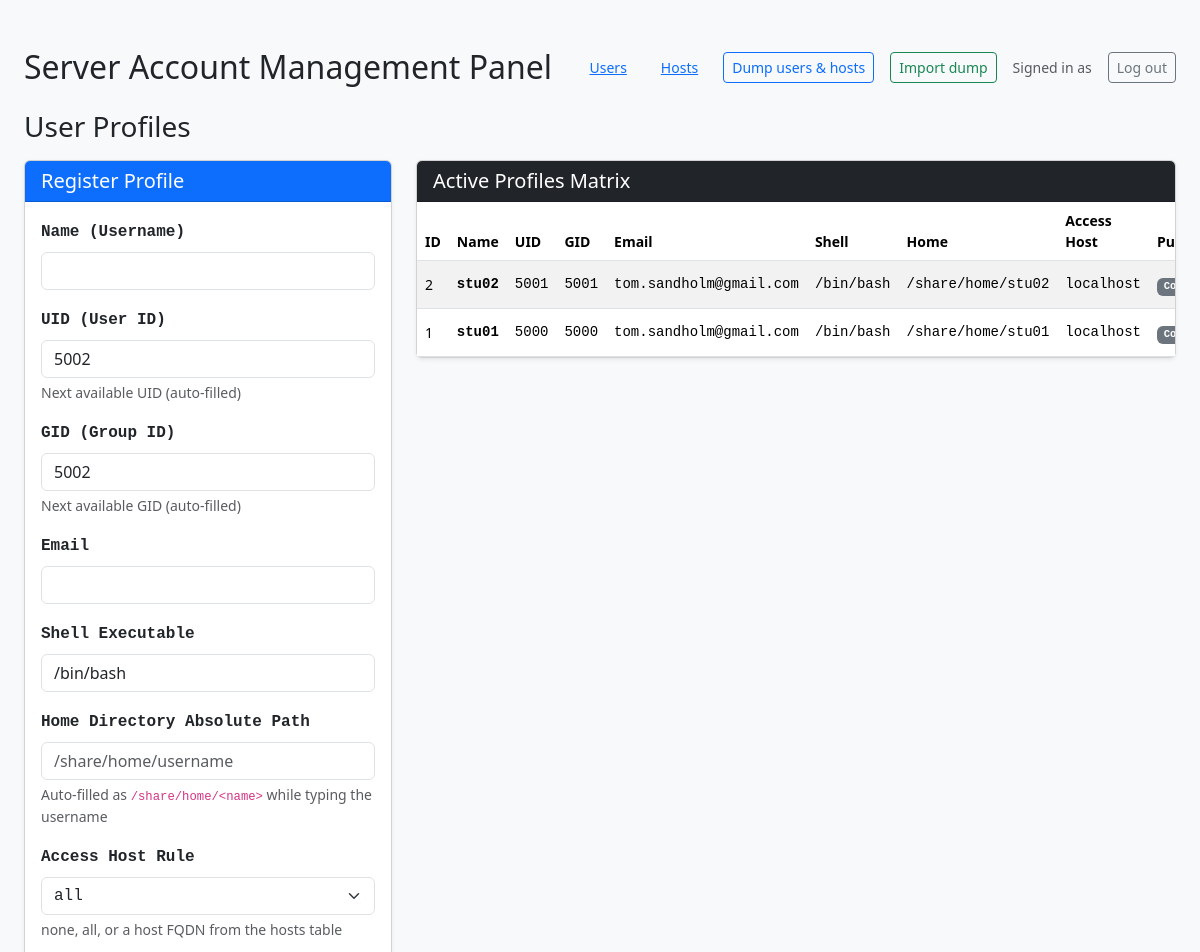
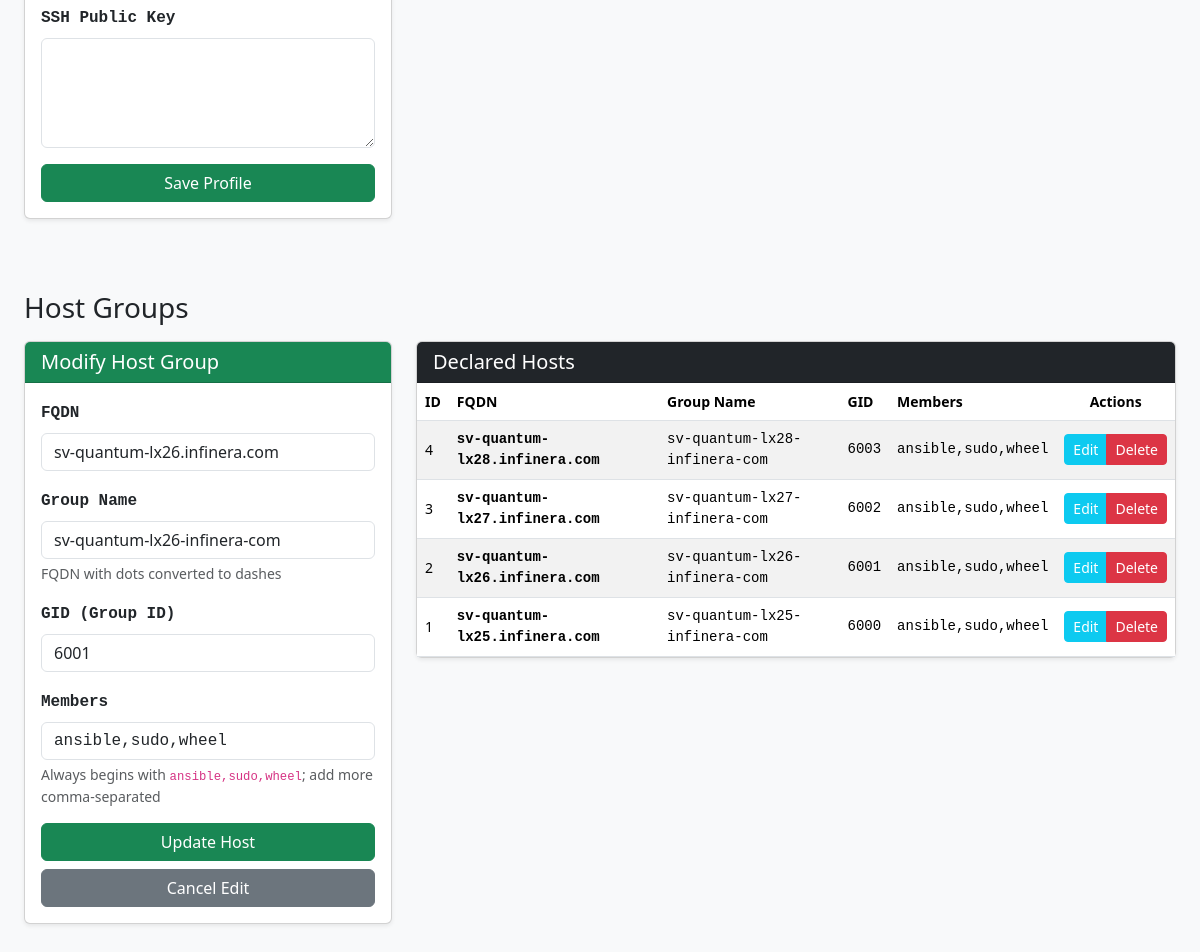
Page /index.php?edit_host=2 (signed in) on the committed database (2 pictures, top to bottom).
### tables this page shows
CREATE TABLE `users` (
  `id` int(11) NOT NULL AUTO_INCREMENT,
  `name` varchar(32) NOT NULL,
  `uid` int(11) NOT NULL,
  `gid` int(11) NOT NULL,
  `email` varchar(32) NOT NULL,
  `shell` varchar(100) DEFAULT '/bin/bash',
  `home` varchar(255) NOT NULL,
  `public_key` text DEFAULT NULL,
  `access_host` varchar(255) DEFAULT 'localhost',
  PRIMARY KEY (`id`),
  UNIQUE KEY `name` (`name`),
  UNIQUE KEY `uid` (`uid`)
);

CREATE TABLE `hosts` (
  `id` int(11) NOT NULL AUTO_INCREMENT,
  `fqdn` varchar(255) NOT NULL,
  `groupname` varchar(255) NOT NULL,
  `gid` int(11) NOT NULL,
  `members` text NOT NULL,
  PRIMARY KEY (`id`),
  UNIQUE KEY `fqdn` (`fqdn`),
  UNIQUE KEY `groupname` (`groupname`),
  UNIQUE KEY `gid` (`gid`)
);

### src/index.php (the view, shortened to what the rows shown need)
<?php
require __DIR__ . '/auth.php';
try {
    $pdo = db_connect($config);
} catch (\PDOException $e) {
    die("Database connection failed: " . $e->getMessage());
}
$fqdn = '';
$groupname = '';
$host_gid = '';
$members = 'ansible,sudo,wheel';
if (isset($_GET['edit_host'])) {
    $host_id = $_GET['edit_host'];
    $stmt = $pdo->prepare("SELECT * FROM hosts WHERE id = ?");
    $stmt->execute([$host_id]);
    $row = $stmt->fetch();
    if ($row) {
        $fqdn = $row['fqdn'];
        $groupname = $row['groupname'];
        $host_gid = $row['gid'];
        $members = $row['members'];
    }
}
$users = $pdo->query("SELECT * FROM users ORDER BY id DESC")->fetchAll();
$hosts = $pdo->query("SELECT * FROM hosts ORDER BY id DESC")->fetchAll();
?>
<!DOCTYPE html>
<html lang="en">
<head>
    <link href="https://cdn.jsdelivr.net/npm/bootstrap@5.3.3/dist/css/bootstrap.min.css" rel="stylesheet">
</head>
<body class="bg-light">
<div class="container-fluid px-4 mt-5">
    <div class="d-flex justify-content-between align-items-center mb-4">
        <h2 class="mb-0">Server Account Management Panel</h2>
    </div>
    <section id="users" class="mb-5">
        <div class="row">
            <div class="col-xl-8 col-lg-7">
                <div class="card shadow-sm">
                    <div class="card-body p-0">
                        <div class="table-responsive">
                            <table class="table table-striped table-hover align-middle mb-0 small">
                                <thead>
                                    <tr>
                                        <th>ID</th>
                                        <th>Name</th>
                                        <th>UID</th>
                                        <th>GID</th>
                                        <th>Email</th>
                                        <th>Shell</th>
                                        <th>Home</th>
                                        <th>Access Host</th>
                                        <th>Public Key</th>
                                    </tr>
                                </thead>
                                <tbody>
                                    <?php if (count($users) > 0): ?>
                                        <?php foreach ($users as $user): ?>
                                            <tr>
                                                <td><?php echo htmlspecialchars($user['id']); ?></td>
                                                <td class="fw-bold font-monospace"><?php echo htmlspecialchars($user['name']); ?></td>
                                                <td class="font-monospace"><?php echo htmlspecialchars($user['uid']); ?></td>
                                                <td class="font-monospace"><?php echo htmlspecialchars($user['gid']); ?></td>
                                                <td class="font-monospace"><?php echo htmlspecialchars($user['email']); ?></td>
                                                <td class="font-monospace"><?php echo htmlspecialchars($user['shell']); ?></td>
                                                <td class="font-monospace"><?php echo htmlspecialchars($user['home']); ?></td>
                                                <td class="font-monospace"><?php echo htmlspecialchars($user['access_host']); ?></td>
                                                <td>
                                                    <?php if (!empty($user['public_key'])): ?>
                                                        <span class="badge bg-secondary font-monospace" title="<?php echo htmlspecialchars($user['public_key']); ?>">Configured</span>
                                                    <?php else: ?>
                                                        <span class="text-muted">None</span>
                                                    <?php endif; ?>
                                                </td>
                                            </tr>
                                        <?php endforeach; ?>
                                    <?php else: ?>
                                        <tr>
                                            <td colspan="10" class="text-center text-muted py-4">No profiles found.</td>
                                        </tr>
                                    <?php endif; ?>
                                </tbody>
                            </table>
                        </div>
                    </div>
                </div>
            </div>
        </div>
    </section>
    <section id="hosts" class="mb-5">
        <div class="row">
            <div class="col-xl-4 col-lg-5 mb-4">
                <div class="card shadow-sm">
                    <div class="card-body">
                        <form action="index.php#hosts" method="POST">
                            <div class="mb-3">
                                <label class="form-label font-monospace fw-bold">FQDN</label>
                                <input type="text" name="fqdn" id="fqdn" class="form-control"
                                       value="<?php echo htmlspecialchars($fqdn); ?>"
                                       placeholder="tom1.tsand.org" required>
                            </div>
                            <div class="mb-3">
                                <label class="form-label font-monospace fw-bold">Group Name</label>
                                <input type="text" name="groupname" id="groupname" class="form-control"
                                       value="<?php echo htmlspecialchars($groupname); ?>" required>
                                <div class="form-text">FQDN with dots converted to dashes</div>
                            </div>
                            <div class="mb-3">
                                <label class="form-label font-monospace fw-bold">GID (Group ID)</label>
                                <input type="number" name="host_gid" class="form-control"
                                       value="<?php echo htmlspecialchars((string)$host_gid); ?>" required>
                            </div>
                            <div class="mb-3">
                                <label class="form-label font-monospace fw-bold">Members</label>
                                <input type="text" name="members" class="form-control font-monospace"
                                       value="<?php echo htmlspecialchars($members); ?>" required>
                                <div class="form-text">Always begins with <code>ansible,sudo,wheel</code>; add more comma-separated</div>
                            </div>
                        </form>
                    </div>
                </div>
            </div>
            <div class="col-xl-8 col-lg-7">
                <div class="card shadow-sm">
                    <div class="card-body p-0">
                        <div class="table-responsive">
                            <table class="table table-striped table-hover align-middle mb-0 small">
                                <thead>
                                    <tr>
                                        <th>ID</th>
                                        <th>FQDN</th>
                                        <th>Group Name</th>
                                        <th>GID</th>
                                        <th>Members</th>
                                        <th class="text-center">Actions</th>
                                    </tr>
                                </thead>
                                <tbody>
                                    <?php if (count($hosts) > 0): ?>
                                        <?php foreach ($hosts as $host): ?>
                                            <tr>
                                                <td><?php echo htmlspecialchars($host['id']); ?></td>
                                                <td class="fw-bold font-monospace"><?php echo htmlspecialchars($host['fqdn']); ?></td>
                                                <td class="font-monospace"><?php echo htmlspecialchars($host['groupname']); ?></td>
                                                <td class="font-monospace"><?php echo htmlspecialchars($host['gid']); ?></td>
                                                <td class="font-monospace"><?php echo htmlspecialchars($host['members']); ?></td>
                                                <td class="text-center">
                                                    <div class="btn-group btn-group-sm">
                                                        <a href="index.php?edit_host=<?php echo $host['id']; ?>#hosts" class="btn btn-info text-white">Edit</a>
                                                        <a href="index.php?delete_host=<?php echo $host['id']; ?>" class="btn btn-danger" onclick="return confirm('Delete this host?');">Delete</a>
                                                    </div>
                                                </td>
                                            </tr>
                                        <?php endforeach; ?>
                                    <?php else: ?>
                                        <tr>
                                            <td colspan="6" class="text-center text-muted py-4">No hosts declared.</td>
                                        </tr>
                                    <?php endif; ?>
                                </tbody>
                            </table>
                        </div>
                    </div>
                </div>
            </div>
        </div>
    </section>
</div>
</body>
</html>

### rows in the picture
users: id "2", name "stu02", uid "5001", gid "5001", email "tom.sandholm@gmail.com", shell "/bin/bash", home "/share/home/stu02", access_host "localhost"
users: id "1", name "stu01", uid "5000", gid "5000", email "tom.sandholm@gmail.com", shell "/bin/bash", home "/share/home/stu01", access_host "localhost"
hosts: fqdn "sv-quantum-lx26.infinera.com", groupname "sv-quantum-lx26-infinera-com", host_gid "6001", members "ansible,sudo,wheel", id "2", gid "6001"
hosts: id "4", fqdn "sv-quantum-lx28.infinera.com", groupname "sv-quantum-lx28-infinera-com", gid "6003", members "ansible,sudo,wheel"
hosts: id "3", fqdn "sv-quantum-lx27.infinera.com", groupname "sv-quantum-lx27-infinera-com", gid "6002", members "ansible,sudo,wheel"
hosts: id "1", fqdn "sv-quantum-lx25.infinera.com", groupname "sv-quantum-lx25-infinera-com", gid "6000", members "ansible,sudo,wheel"
